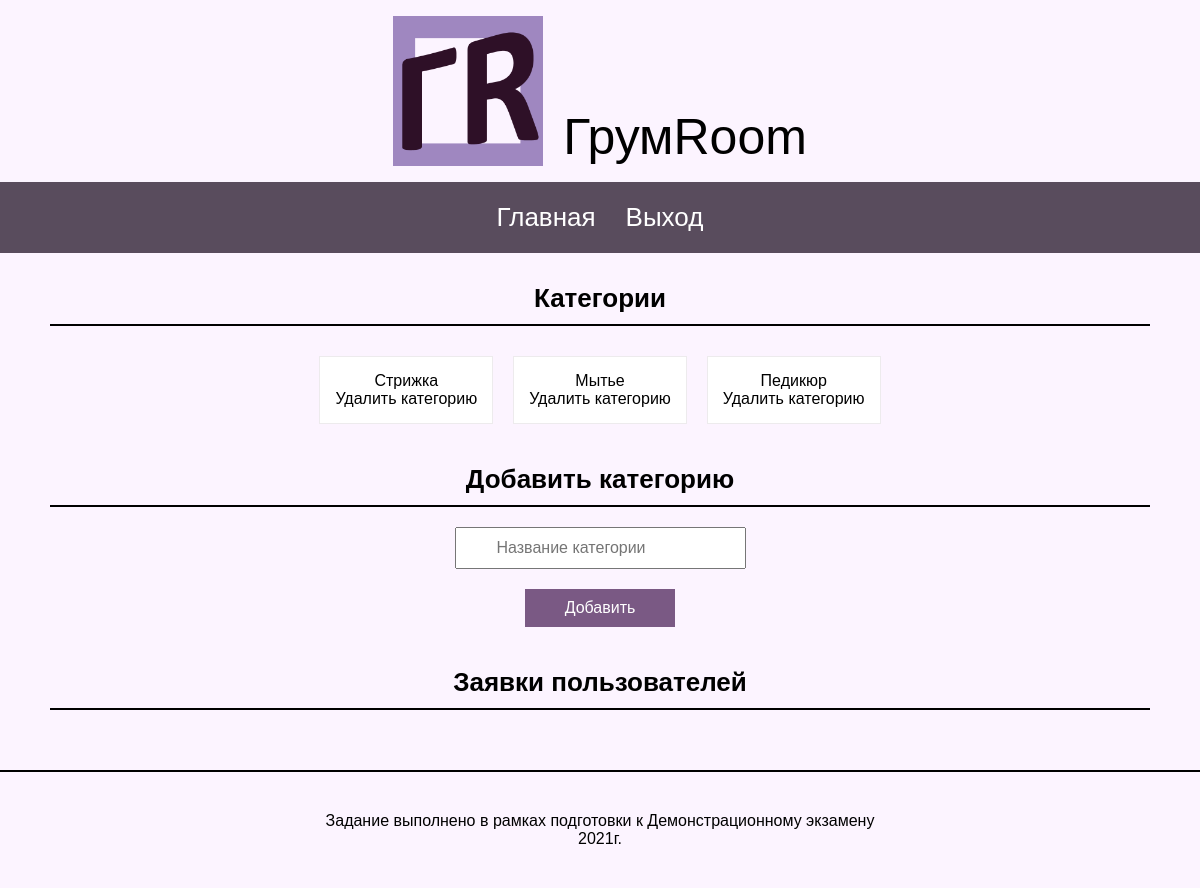
Screenshot of /groom (signed in) with the database file from the repository.
### tables this page shows
CREATE TABLE `category` (
  `id_category` int NOT NULL,
  `category` varchar(255) NOT NULL
);

### groom/index.php (the view, shortened to what this page needs)
<?php
    include ("..\backend\check_admin.php");
    $queryCategories = mysqli_query($link, "SELECT `id_category`, `category` FROM `category`");
?>
<!DOCTYPE html>
<html lang="en">
<head>
    <link rel="stylesheet" href="..\css\style.css">
</head>
<body>
    <header>
        <div class="container-header flex">
            <img src="..\logo\logo_groom.png" alt="logo" class="logo">
            <p class="name">ГрумRoom</p>
        </div>
        <div class="menu flex">
            <a href="..\index.php" class="menu">Главная</a>
            <a href="..\backend\logout.php" class="menu">Выход</a>
        </div>
    </header>
    <main>
        <div class="container-category flex">
            <div class="heading flex">
                <h3 class="title">Категории</h2>
            </div>
<?php
    while($categories = mysqli_fetch_assoc($queryCategories)){
        $idCategory = $categories['id_category'];
        $category = $categories['category'];
?>
            <div class="request">
                <p class="category"><?=$category?></p>
                <a href="..\backend\del_category.php?idCategory=<?=$idCategory?>" class="del">Удалить категорию</a>
            </div>
<?php
    }
?>
        </div>
        <div class="container-form flex">
            <div class="heading flex">
                <h3 class="title">Добавить категорию</h2>
            </div>
            <form action="..\backend\add_category.php" method="POST" class="flex">
                <input type="text" name="nameCategory" placeholder="Название категории" required>
                <input type="submit" value="Добавить">
            </form>
        </div>
        <div class="container-request flex">
            <div class="heading flex">
                <h3 class="title">Заявки пользователей</h2>
            </div>
        </div>
    </main>
    <footer>
        <p class="footer">Задание выполнено в рамках подготовки к Демонстрационному экзамену</p>
        <p class="year">2021г.</p>
    </footer>
</body>
</html>

### css/style.css (style rules this page uses)
* { padding: 0; margin: 0; box-sizing: border-box; }
body { font-family: Arial, sans-serif; background-color: #fcf4ff; }
a { color: black; cursor: pointer; text-decoration: none; }
h3, h2 { text-align: center; }
.flex { display: flex; justify-content: center; align-items: center; flex-wrap: wrap; }
header { background-color: #fcf4ff; }
.container-header { margin: 0 auto; max-width: 1120px; align-items: flex-end; padding: 16px 0px; }
img.logo { width: 150px; height: 150px; }
p.name { font-size: 50px; margin-left: 20px; }
.menu.flex { background-color: #594c5d; padding: 15px 0px; }
a.menu { padding: 5px 15px; color: rgb(255, 255, 255); font-size: 26px; }
.heading { flex-direction: column; margin: 20px auto; width: 100%; border-bottom: 2px solid black; }
h3.title { padding: 10px 0px; font-size: 26px; }
.request { margin: 10px; padding: 15px; text-align: center; background-color: white; border: 1px solid #594c5d1c; }
.container-form, .container-request { max-width: 1100px; margin: 0 auto; }
form.flex { flex-direction: column; }
form.flex input, form.flex select { margin-bottom: 10px; padding: 10px 40px; font-size: 16px; }
input[type="submit"] { background-color: #7a5984; border: none; color: white; margin-top: 10px; }
footer { padding: 40px 0; margin-top: 40px; border-top: 2px solid black; text-align: center; }
.container-category { max-width: 1100px; margin: 0 auto; }

### rows the page displays
category: category "Стрижка"
category: category "Мытье"
category: category "Педикюр"
